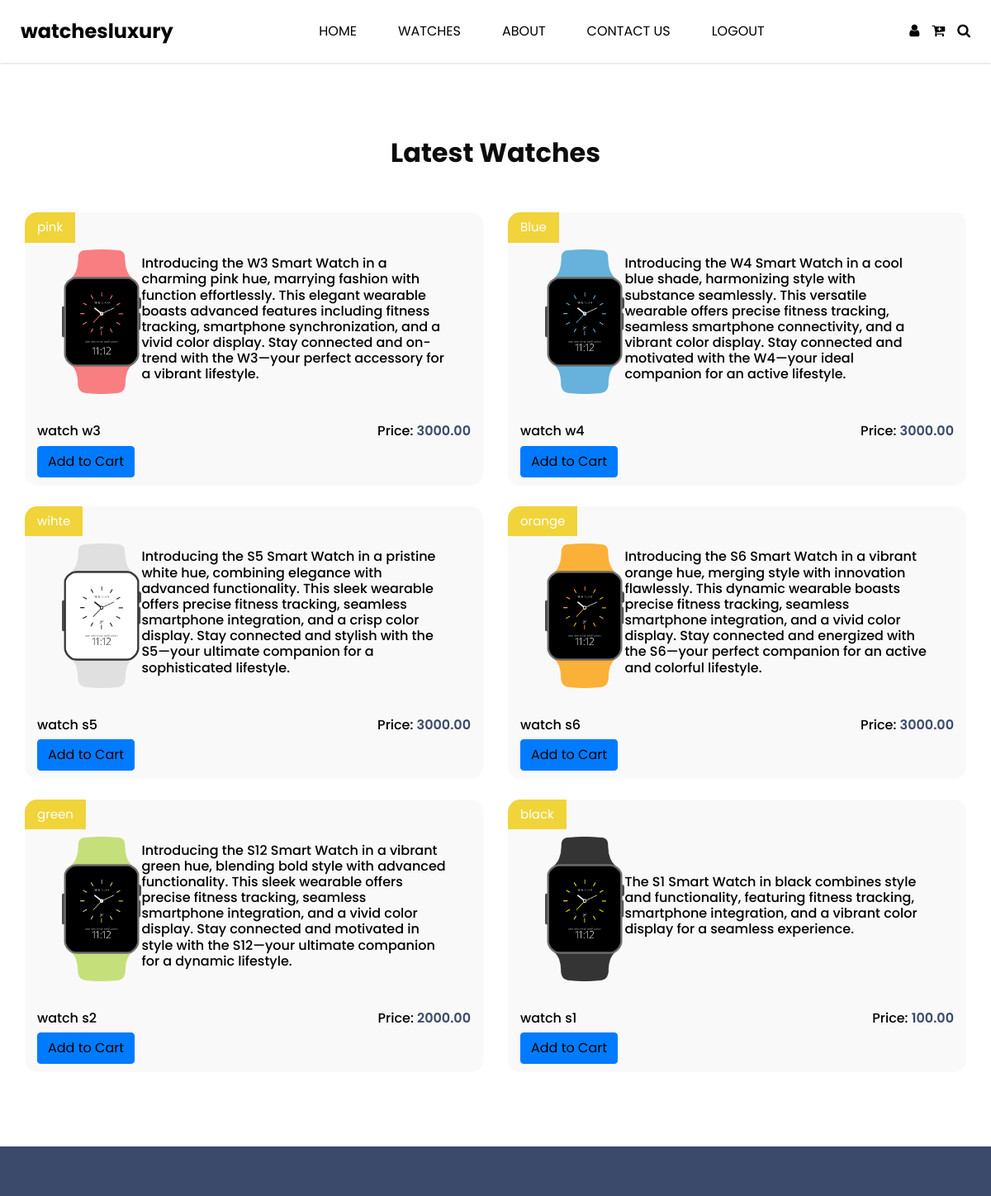
The page /watches.php on the database its author committed.
### tables this page shows
CREATE TABLE IF NOT EXISTS `products` (
  `id` int NOT NULL AUTO_INCREMENT,
  `product_code` varchar(50) NOT NULL,
  `product_name` varchar(100) NOT NULL,
  `cost` decimal(10,2) NOT NULL,
  `color` varchar(50) DEFAULT NULL,
  `description` text,
  `weight` decimal(10,2) DEFAULT NULL,
  `image` longtext,
  `stock_quantity` int NOT NULL DEFAULT '0',
  PRIMARY KEY (`id`)
);

### prod.php (called while the page is built, shortened)
<?php
$conn = mysqli_connect("localhost", "root", "", "project");
$sql = "SELECT * FROM products ORDER BY cost DESC";
$result = mysqli_query($conn, $sql);
$products = array();
if (mysqli_num_rows($result) > 0) {
    while ($row = mysqli_fetch_assoc($result)) {
        $products[] = $row;
    }
}
return $products;
?>

### watches.php (the view, shortened to what this page needs)
<!DOCTYPE html>
<html lang="en">
<head>
    <link rel="stylesheet" type="text/css" href="css/bootstrap.css" />
    <link rel="stylesheet" type="text/css" href="https://cdnjs.cloudflare.com/ajax/libs/OwlCarousel2/2.3.4/assets/owl.carousel.min.css" />
    <link href="css/font-awesome.min.css" rel="stylesheet" />
    <link href="css/style.css" rel="stylesheet" />
    <link href="css/responsive.css" rel="stylesheet" />
</head>
<body class="sub_page">
    <div class="hero_area">
        <header class="header_section">
            <div class="container-fluid">
                <nav class="navbar navbar-expand-lg custom_nav-container ">
                    <a class="navbar-brand" href="home.php">
                        <span>
                        watchesluxury
                        </span>
                    </a>
                    <div class="collapse navbar-collapse" id="navbarSupportedContent">
                        <ul class="navbar-nav">
                            <li class="nav-item">
                                <a class="nav-link" href="home.php">Home </a>
                            </li>
                            <li class="nav-item active">
                                <a class="nav-link" href="watches.php"> Watches <span class="sr-only">(current)</span></a>
                            </li>
                            <li class="nav-item">
                                <a class="nav-link" href="about.html"> About </a>
                            </li>
                            <li class="nav-item">
                                <a class="nav-link" href="contact.html">Contact Us</a>
                            </li>
                            <li class="nav-item">
                <a class="nav-link" href="logout.php "> Logout</a>
            </li>
                        </ul>
                        <div class="user_option-box">
                            <a href="">
                                <i class="fa fa-user" aria-hidden="true"></i>
                            </a>
                            <a href="">
                                <i class="fa fa-cart-plus" aria-hidden="true"></i>
                            </a>
                            <a href="">
                                <i class="fa fa-search" aria-hidden="true"></i>
                            </a>
                        </div>
                    </div>
                </nav>
            </div>
        </header>
    </div>
    <section class="shop_section layout_padding">
        <div class="container">
            <div class="heading_container heading_center">
                <h2>
                    Latest Watches
                </h2>
            </div>
            <div class="row">
            <?php
                include_once 'prod.php';
                if ($products) {
                    foreach ($products as $product) {
                ?>
                        <div class="col-md-6">
                            <div class="box">
                                <a href="#">
                                    <div class="img-box">
                                        <img src="<?php echo isset($product['image']) ? $product['image'] : ''; ?>" alt="<?php echo isset($product['product_name']) ? $product['product_name'] : ''; ?>" class="img-fluid">
                                        <h6><?php echo isset($product['description']) ? $product['description'] : ''; ?></h6>
                                    </div>
                                    <div class="detail-box">
                                        <h6><?php echo isset($product['product_name']) ? $product['product_name'] : ''; ?></h6>
                                        <h6>Price: <span><?php echo isset($product['cost']) ? $product['cost'] : ''; ?></span></h6>
                                    </div>
                                    <div class="new">
                                        <span><?php echo isset($product['color']) ? $product['color'] : ''; ?></span>
                                    </div>
                                </a>
                                <div class="add-to-cart-button">
                                    <a href="add_to_cart.php?product_id=<?php echo isset($product['id']) ? $product['id'] : ''; ?>" class="btn btn-primary">Add to Cart</a>
                                </div>
                            </div>
                        </div>
                <?php
                    }
                } else {
                    echo "<p>No products available</p>";
                }
                ?>
            </div>
    </section>
    <footer class="footer_section">
    </footer>
</body>
</html>

### css/style.css (style rules this page uses)
body { font-family: "Poppins", sans-serif; color: #0c0c0c; background-color: #ffffff; overflow-x: hidden; }
.layout_padding { padding: 90px 0; }
.heading_container { display: -webkit-box; display: -ms-flexbox; display: flex; -webkit-box-orient: vertical; -webkit-box-direction: normal; -ms-flex-direction: column; flex-direction: column; -webkit-box-align: start; -ms-flex-align: start; align-items: flex-start; }
.heading_container h2 { position: relative; font-weight: bold; }
.heading_container.heading_center { -webkit-box-align: center; -ms-flex-align: center; align-items: center; text-align: center; }
a, a:hover, a:focus { text-decoration: none; }
.btn, .btn:focus { outline: none !important; -webkit-box-shadow: none; box-shadow: none; }
.hero_area { position: relative; min-height: 100vh; display: -webkit-box; display: -ms-flexbox; display: flex; -webkit-box-orient: vertical; -webkit-box-direction: normal; -ms-flex-direction: column; flex-direction: column; padding-left: 45px; }
.hero_area .container-fluid { padding-left: 25px; padding-right: 25px; }
.sub_page .hero_area { min-height: auto; border-radius: 0 0 45px 0; padding-left: 0; }
.sub_page .header_section { -webkit-box-shadow: 0 0 3px 0 rgba(0, 0, 0, 0.25); box-shadow: 0 0 3px 0 rgba(0, 0, 0, 0.25); }
.header_section { padding: 15px 0; }
.header_section .container-fluid { padding-right: 25px; padding-left: 25px; }
.navbar-brand span { font-weight: bold; color: #000000; font-size: 24px; }
.custom_nav-container { padding: 0; }
.custom_nav-container .navbar-nav { margin: auto; }
.custom_nav-container .navbar-nav .nav-item .nav-link { padding: 5px 25px; color: #000000; text-align: center; text-transform: uppercase; border-radius: 5px; -webkit-transition: all 0.3s; transition: all 0.3s; }
.custom_nav-container .navbar-nav .nav-item:hover .nav-link, .custom_nav-container .navbar-nav .nav-item.active .nav-link { color: #000000; background-color: #ffffff; }
.user_option-box { display: -webkit-box; display: -ms-flexbox; display: flex; -webkit-box-align: center; -ms-flex-align: center; align-items: center; }
.user_option-box a { color: #000000; text-transform: uppercase; margin-left: 15px; font-size: 17px; }
.shop_section .heading_container { margin-bottom: 20px; }
.shop_section .box { background-color: #faf9fa; position: relative; padding: 10px 15px; margin-top: 25px; border-radius: 15px; overflow: hidden; }
.shop_section .box a { color: #000000; }
.shop_section .box .img-box { display: -webkit-box; display: -ms-flexbox; display: flex; -webkit-box-pack: center; -ms-flex-pack: center; justify-content: center; -webkit-box-align: center; -ms-flex-align: center; align-items: center; padding: 15px 30px; height: 245px; }
.shop_section .box .img-box img { max-width: 100%; max-height: 175px; }
.shop_section .box .detail-box { display: -webkit-box; display: -ms-flexbox; display: flex; -webkit-box-pack: justify; -ms-flex-pack: justify; justify-content: space-between; }
.shop_section .box .detail-box h6 span { color: #3b4a6b; font-weight: 600; }
.shop_section .box .new { padding: 7px 15px; position: absolute; top: 0; left: 0; background-color: #f0d43a; color: #ffffff; display: -webkit-box; display: -ms-flexbox; display: flex; -webkit-box-pack: center; -ms-flex-pack: center; justify-content: center; -webkit-box-align: center; -ms-flex-align: center; align-items: center; font-size: 15px; }
.footer_section { background-color: #3b4a6b; color: #ffffff; padding-top: 60px; }

### css/responsive.css (style rules this page uses)
@media (min-width: 1200px) { .container { max-width: 1170px; } }

### rows shown on the page
products: image (picture), description "Introducing the W3 Smart Watch in a charming pink hue, marrying fashion with function effortlessly. This elegant wearable boasts advanced features including fitness tracking, smartphone synchronization, and a vivid color display. Stay connected and on-trend with the W3—your perfect accessory for a vibrant lifestyle.", product_name "watch w3", cost "3000.00", color "pink"
products: image (picture), description "Introducing the W4 Smart Watch in a cool blue shade, harmonizing style with substance seamlessly. This versatile wearable offers precise fitness tracking, seamless smartphone connectivity, and a vibrant color display. Stay connected and motivated with the W4—your ideal companion for an active lifestyle.", product_name "watch w4", cost "3000.00", color "Blue"
products: image (picture), description "Introducing the S5 Smart Watch in a pristine white hue, combining elegance with advanced functionality. This sleek wearable offers precise fitness tracking, seamless smartphone integration, and a crisp color display. Stay connected and stylish with the S5—your ultimate companion for a sophisticated lifestyle.", product_name "watch s5", cost "3000.00", color "wihte"
products: image (picture), description "Introducing the S6 Smart Watch in a vibrant orange hue, merging style with innovation flawlessly. This dynamic wearable boasts precise fitness tracking, seamless smartphone integration, and a vivid color display. Stay connected and energized with the S6—your perfect companion for an active and colorful lifestyle.", product_name "watch s6", cost "3000.00", color "orange"
products: image (picture), description "Introducing the S12 Smart Watch in a vibrant green hue, blending bold style with advanced functionality. This sleek wearable offers precise fitness tracking, seamless smartphone integration, and a vivid color display. Stay connected and motivated in style with the S12—your ultimate companion for a dynamic lifestyle.", product_name "watch s2", cost "2000.00", color "green"
products: image (picture), description "The S1 Smart Watch in black combines style and functionality, featuring fitness tracking, smartphone integration, and a vibrant color display for a seamless experience.", product_name "watch s1", cost "100.00", color "black"
